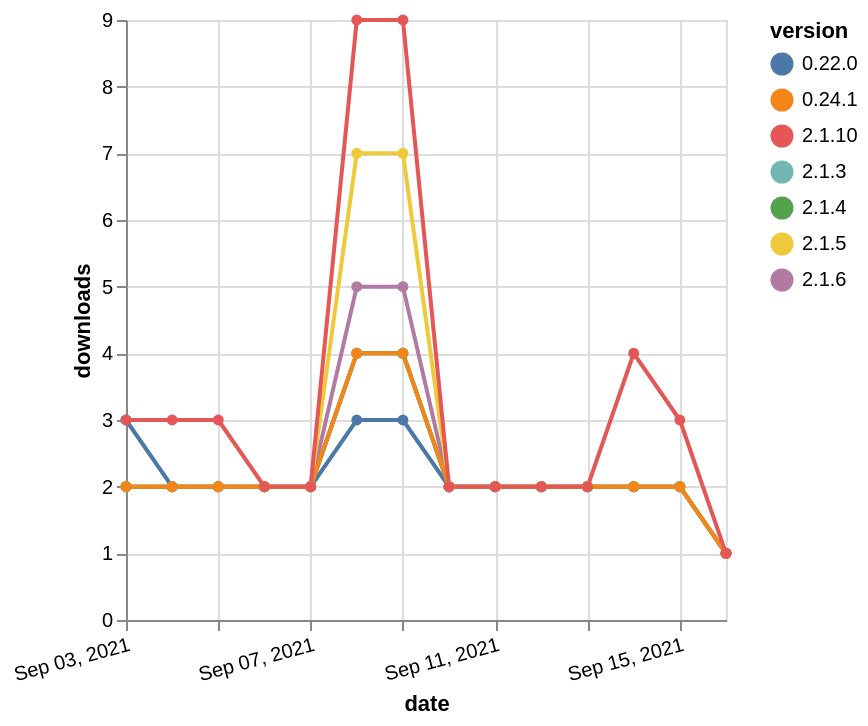

Write a Vega-Lite specification for this figure.
### Vega-Lite specification from a JSON file in a GitHub repository (floating-point values rounded to 4 significant figures)
{"$schema": "https://vega.github.io/schema/vega-lite/v5.json", "description": "A simple bar chart with embedded data.", "data": {"values": [{"date": "2021-09-03", "total": 2522, "delta": 3, "version": "0.22.0"}, {"date": "2021-09-04", "total": 2524, "delta": 2, "version": "0.22.0"}, {"date": "2021-09-05", "total": 2526, "delta": 2, "version": "0.22.0"}, {"date": "2021-09-06", "total": 2528, "delta": 2, "version": "0.22.0"}, {"date": "2021-09-07", "total": 2530, "delta": 2, "version": "0.22.0"}, {"date": "2021-09-08", "total": 2533, "delta": 3, "version": "0.22.0"}, {"date": "2021-09-09", "total": 2536, "delta": 3, "version": "0.22.0"}, {"date": "2021-09-10", "total": 2538, "delta": 2, "version": "0.22.0"}, {"date": "2021-09-11", "total": 2540, "delta": 2, "version": "0.22.0"}, {"date": "2021-09-12", "total": 2542, "delta": 2, "version": "0.22.0"}, {"date": "2021-09-13", "total": 2544, "delta": 2, "version": "0.22.0"}, {"date": "2021-09-14", "total": 2546, "delta": 2, "version": "0.22.0"}, {"date": "2021-09-15", "total": 2548, "delta": 2, "version": "0.22.0"}, {"date": "2021-09-16", "total": 2549, "delta": 1, "version": "0.22.0"}, {"date": "2021-09-03", "total": 1715, "delta": 2, "version": "2.1.3"}, {"date": "2021-09-04", "total": 1717, "delta": 2, "version": "2.1.3"}, {"date": "2021-09-05", "total": 1719, "delta": 2, "version": "2.1.3"}, {"date": "2021-09-06", "total": 1721, "delta": 2, "version": "2.1.3"}, {"date": "2021-09-07", "total": 1723, "delta": 2, "version": "2.1.3"}, {"date": "2021-09-08", "total": 1727, "delta": 4, "version": "2.1.3"}, {"date": "2021-09-09", "total": 1731, "delta": 4, "version": "2.1.3"}, {"date": "2021-09-10", "total": 1733, "delta": 2, "version": "2.1.3"}, {"date": "2021-09-11", "total": 1735, "delta": 2, "version": "2.1.3"}, {"date": "2021-09-12", "total": 1737, "delta": 2, "version": "2.1.3"}, {"date": "2021-09-13", "total": 1739, "delta": 2, "version": "2.1.3"}, {"date": "2021-09-14", "total": 1741, "delta": 2, "version": "2.1.3"}, {"date": "2021-09-15", "total": 1743, "delta": 2, "version": "2.1.3"}, {"date": "2021-09-16", "total": 1744, "delta": 1, "version": "2.1.3"}, {"date": "2021-09-03", "total": 556, "delta": 2, "version": "2.1.6"}, {"date": "2021-09-04", "total": 558, "delta": 2, "version": "2.1.6"}, {"date": "2021-09-05", "total": 560, "delta": 2, "version": "2.1.6"}, {"date": "2021-09-06", "total": 562, "delta": 2, "version": "2.1.6"}, {"date": "2021-09-07", "total": 564, "delta": 2, "version": "2.1.6"}, {"date": "2021-09-08", "total": 569, "delta": 5, "version": "2.1.6"}, {"date": "2021-09-09", "total": 574, "delta": 5, "version": "2.1.6"}, {"date": "2021-09-10", "total": 576, "delta": 2, "version": "2.1.6"}, {"date": "2021-09-11", "total": 578, "delta": 2, "version": "2.1.6"}, {"date": "2021-09-12", "total": 580, "delta": 2, "version": "2.1.6"}, {"date": "2021-09-13", "total": 582, "delta": 2, "version": "2.1.6"}, {"date": "2021-09-14", "total": 584, "delta": 2, "version": "2.1.6"}, {"date": "2021-09-15", "total": 586, "delta": 2, "version": "2.1.6"}, {"date": "2021-09-16", "total": 587, "delta": 1, "version": "2.1.6"}, {"date": "2021-09-03", "total": 1278, "delta": 2, "version": "2.1.5"}, {"date": "2021-09-04", "total": 1280, "delta": 2, "version": "2.1.5"}, {"date": "2021-09-05", "total": 1282, "delta": 2, "version": "2.1.5"}, {"date": "2021-09-06", "total": 1284, "delta": 2, "version": "2.1.5"}, {"date": "2021-09-07", "total": 1286, "delta": 2, "version": "2.1.5"}, {"date": "2021-09-08", "total": 1293, "delta": 7, "version": "2.1.5"}, {"date": "2021-09-09", "total": 1300, "delta": 7, "version": "2.1.5"}, {"date": "2021-09-10", "total": 1302, "delta": 2, "version": "2.1.5"}, {"date": "2021-09-11", "total": 1304, "delta": 2, "version": "2.1.5"}, {"date": "2021-09-12", "total": 1306, "delta": 2, "version": "2.1.5"}, {"date": "2021-09-13", "total": 1308, "delta": 2, "version": "2.1.5"}, {"date": "2021-09-14", "total": 1310, "delta": 2, "version": "2.1.5"}, {"date": "2021-09-15", "total": 1312, "delta": 2, "version": "2.1.5"}, {"date": "2021-09-16", "total": 1313, "delta": 1, "version": "2.1.5"}, {"date": "2021-09-03", "total": 4990, "delta": 2, "version": "2.1.4"}, {"date": "2021-09-04", "total": 4992, "delta": 2, "version": "2.1.4"}, {"date": "2021-09-05", "total": 4994, "delta": 2, "version": "2.1.4"}, {"date": "2021-09-06", "total": 4996, "delta": 2, "version": "2.1.4"}, {"date": "2021-09-07", "total": 4998, "delta": 2, "version": "2.1.4"}, {"date": "2021-09-08", "total": 5002, "delta": 4, "version": "2.1.4"}, {"date": "2021-09-09", "total": 5006, "delta": 4, "version": "2.1.4"}, {"date": "2021-09-10", "total": 5008, "delta": 2, "version": "2.1.4"}, {"date": "2021-09-11", "total": 5010, "delta": 2, "version": "2.1.4"}, {"date": "2021-09-12", "total": 5012, "delta": 2, "version": "2.1.4"}, {"date": "2021-09-13", "total": 5014, "delta": 2, "version": "2.1.4"}, {"date": "2021-09-14", "total": 5016, "delta": 2, "version": "2.1.4"}, {"date": "2021-09-15", "total": 5018, "delta": 2, "version": "2.1.4"}, {"date": "2021-09-16", "total": 5019, "delta": 1, "version": "2.1.4"}, {"date": "2021-09-03", "total": 2748, "delta": 2, "version": "0.24.1"}, {"date": "2021-09-04", "total": 2750, "delta": 2, "version": "0.24.1"}, {"date": "2021-09-05", "total": 2752, "delta": 2, "version": "0.24.1"}, {"date": "2021-09-06", "total": 2754, "delta": 2, "version": "0.24.1"}, {"date": "2021-09-07", "total": 2756, "delta": 2, "version": "0.24.1"}, {"date": "2021-09-08", "total": 2760, "delta": 4, "version": "0.24.1"}, {"date": "2021-09-09", "total": 2764, "delta": 4, "version": "0.24.1"}, {"date": "2021-09-10", "total": 2766, "delta": 2, "version": "0.24.1"}, {"date": "2021-09-11", "total": 2768, "delta": 2, "version": "0.24.1"}, {"date": "2021-09-12", "total": 2770, "delta": 2, "version": "0.24.1"}, {"date": "2021-09-13", "total": 2772, "delta": 2, "version": "0.24.1"}, {"date": "2021-09-14", "total": 2774, "delta": 2, "version": "0.24.1"}, {"date": "2021-09-15", "total": 2776, "delta": 2, "version": "0.24.1"}, {"date": "2021-09-16", "total": 2777, "delta": 1, "version": "0.24.1"}, {"date": "2021-09-03", "total": 642, "delta": 3, "version": "2.1.10"}, {"date": "2021-09-04", "total": 645, "delta": 3, "version": "2.1.10"}, {"date": "2021-09-05", "total": 648, "delta": 3, "version": "2.1.10"}, {"date": "2021-09-06", "total": 650, "delta": 2, "version": "2.1.10"}, {"date": "2021-09-07", "total": 652, "delta": 2, "version": "2.1.10"}, {"date": "2021-09-08", "total": 661, "delta": 9, "version": "2.1.10"}, {"date": "2021-09-09", "total": 670, "delta": 9, "version": "2.1.10"}, {"date": "2021-09-10", "total": 672, "delta": 2, "version": "2.1.10"}, {"date": "2021-09-11", "total": 674, "delta": 2, "version": "2.1.10"}, {"date": "2021-09-12", "total": 676, "delta": 2, "version": "2.1.10"}, {"date": "2021-09-13", "total": 678, "delta": 2, "version": "2.1.10"}, {"date": "2021-09-14", "total": 682, "delta": 4, "version": "2.1.10"}, {"date": "2021-09-15", "total": 685, "delta": 3, "version": "2.1.10"}, {"date": "2021-09-16", "total": 686, "delta": 1, "version": "2.1.10"}]}, "width": "container", "mark": {"type": "line", "point": {"filled": true}}, "encoding": {"x": {"field": "date", "type": "temporal", "timeUnit": "yearmonthdate", "title": "date", "axis": {"labelAngle": -15}}, "y": {"field": "delta", "type": "quantitative", "title": "downloads"}, "color": {"field": "version", "type": "nominal"}, "tooltip": {"field": "delta"}}}
